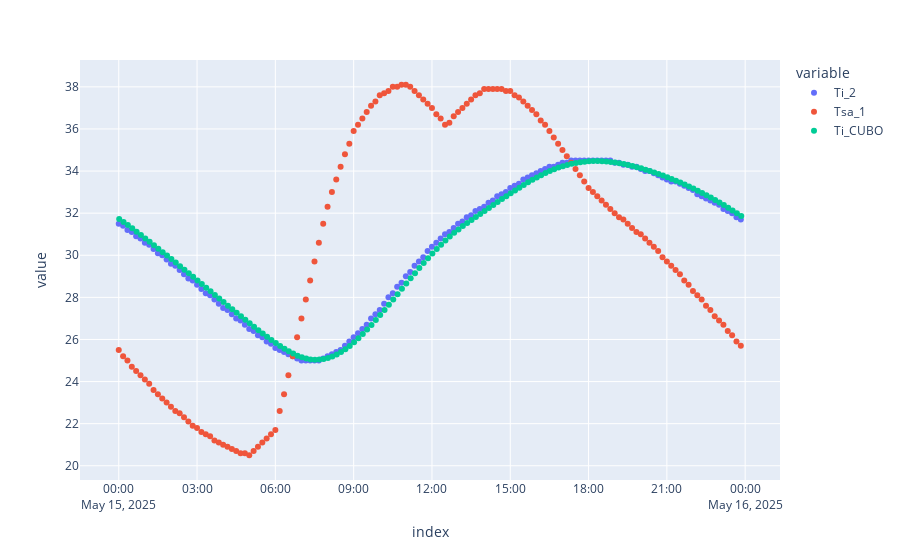

Notebook cell for this chart:
### Code cell
compara_ep_eh("../idf/10cmLadrillo.sql","Ti_2")

### Figure 1 — Plotly figure (JSON) as saved in the notebook; plotly's stock layout.template omitted (floating-point values rounded to 4 significant figures; data arrays with more than 128 entries replaced by an {"elided": "..."} marker saying what was removed)
{"data": [{"hovertemplate": "variable=Ti_2<br>index=%{x}<br>value=%{y}<extra></extra>", "legendgroup": "Ti_2", "marker": {"color": "#636efa", "symbol": "circle"}, "mode": "markers", "name": "Ti_2", "orientation": "v", "showlegend": true, "type": "scatter", "x": {"elided": "288 str values"}, "xaxis": "x", "y": {"elided": "288 float values"}, "yaxis": "y"}, {"hovertemplate": "variable=Tsa_1<br>index=%{x}<br>value=%{y}<extra></extra>", "legendgroup": "Tsa_1", "marker": {"color": "#EF553B", "symbol": "circle"}, "mode": "markers", "name": "Tsa_1", "orientation": "v", "showlegend": true, "type": "scatter", "x": {"elided": "288 str values"}, "xaxis": "x", "y": {"elided": "288 float values"}, "yaxis": "y"}, {"hovertemplate": "variable=Ti_CUBO<br>index=%{x}<br>value=%{y}<extra></extra>", "legendgroup": "Ti_CUBO", "marker": {"color": "#00cc96", "symbol": "circle"}, "mode": "markers", "name": "Ti_CUBO", "orientation": "v", "showlegend": true, "type": "scatter", "x": {"elided": "288 str values"}, "xaxis": "x", "y": {"elided": "288 float values"}, "yaxis": "y"}], "layout": {"legend": {"title": {"text": "variable"}, "tracegroupgap": 0}, "margin": {"t": 60}, "xaxis": {"anchor": "y", "domain": [0, 1], "title": {"text": "index"}}, "yaxis": {"anchor": "x", "domain": [0, 1], "title": {"text": "value"}}}}
